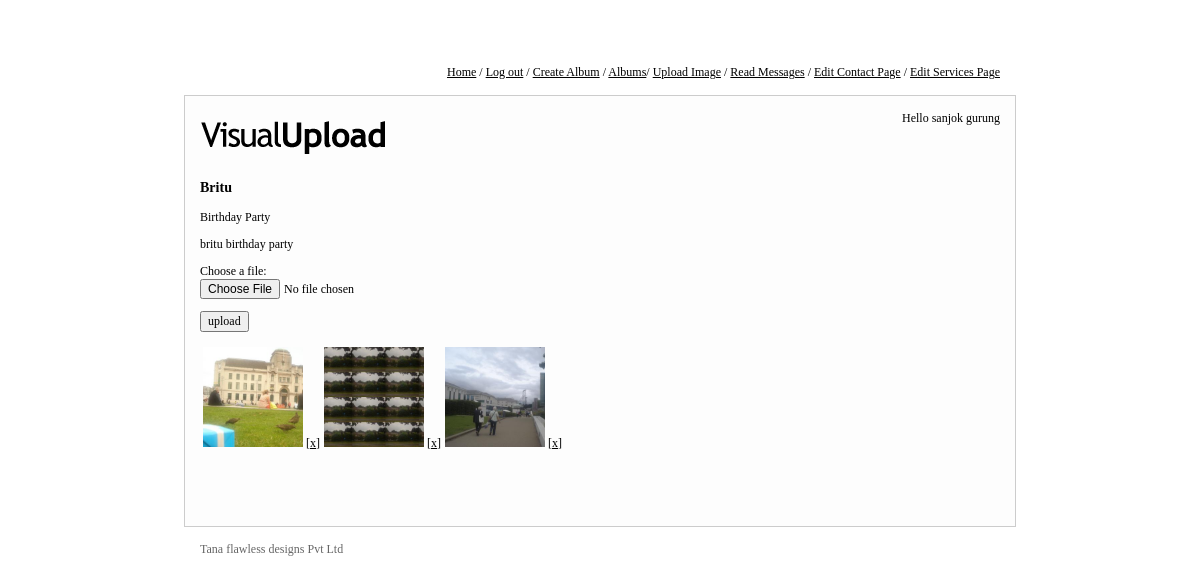
/admin/view_album.php?album_id=25 (signed in), run on the app's committed database.
### tables this page shows
CREATE TABLE IF NOT EXISTS `albums` (
  `album_id` int(11) NOT NULL AUTO_INCREMENT,
  `user_id` int(11) NOT NULL,
  `timestamp` int(11) NOT NULL,
  `name` varchar(55) NOT NULL,
  `description` text NOT NULL,
  `event` varchar(255) NOT NULL,
  PRIMARY KEY (`album_id`)
);

CREATE TABLE IF NOT EXISTS `images` (
  `image_id` int(11) NOT NULL AUTO_INCREMENT,
  `user_id` int(11) NOT NULL,
  `album_id` int(11) NOT NULL,
  `timestamp` int(11) NOT NULL,
  `ext` varchar(4) NOT NULL,
  PRIMARY KEY (`image_id`)
);

### admin/func/album.func.php (called while the page is built, shortened)
<?php
function album_data($album_id){
 $album_id = (int)$album_id;
 $args = func_get_args();
 unset($args[0]);
 $fields = '`'.implode('`,`',$args).'`';
 $query = mysql_query("SELECT $fields FROM `albums` WHERE `album_id`=$album_id AND `user_id`=".$_SESSION['user_id']);
 $query_result = mysql_fetch_assoc($query);
     foreach($args as $field){
        $args [$field] = $query_result[$field];
      }
	  return $args;
 }
?>

### admin/func/image.func.php (called while the page is built, shortened)
<?php
function get_images($album_id){
   $album_id = (int)$album_id;
   $images = array();
   $image_query = mysql_query("SELECT `image_id`, `album_id`,`timestamp`,`ext` FROM `images` WHERE `album_id`=$album_id AND `user_id`=".$_SESSION['user_id']);
   while($images_row = mysql_fetch_assoc($image_query)){
         $images[] = array(
		    'id' =>   $images_row['image_id'],
		    'album'=>  $images_row['album_id'],
		    'timestamp'=> $images_row['timestamp'],
		    'ext' =>  $images_row['ext']
		 );
   }
     return $images;
   }
?>

### admin/view_album.php (the view, shortened to what this page needs)
<?php
include 'template/header.php';
   $album_id = $_GET['album_id'];
   $album_data = album_data($album_id, 'name','description','event');
   echo '<h3>',$album_data['name'],'</h3>',$album_data['event'],'<p>',$album_data['description'],'</p>';
   $images = get_images($album_id);
   if(empty($images)){
       echo 'There are no images in this album';
    ?>
	    <form action="" method="post" enctype="multipart/form-data">
	    <p><br><input type="file" name ="image"></p>
		  <p><input type="submit" value="upload"></p>
	 </form>
	<?php
   }else{?>
      <form action="" method="post" enctype="multipart/form-data">
	    <p>Choose a file:<br><input type="file" name ="image"></p>
		  <p><input type="submit" value="upload"></p>
	 </form>
	 <?php
      echo '<table>';
    foreach($images as $image){
	  echo '
	    <td>
	  <a href="./uploads/',$image['album'],'/',$image['id'],'.',$image['ext'],'"><img src="./uploads/thumbs/'.$image['album'],'/', $image['id'],'.',$image['ext'],'" title="Uploaded',date(' D M Y/h:i',$image['timestamp']),'"alt="" height="100px" width="100px"/></a>  [<a href="delete_image.php?image_id=',$image['id'],'">x</a>]
	    </td>
	  ';
	}echo'</table>';
  }
include 'template/footer.php';
?>

### admin/css/style.css (style rules this page uses)
body { background:#fff; font-family:Georgia; font-size:12px; margin-top:50px; }
a { color:#000000; }
input { font-family:Georgia; font-size:12px; color:#000000; }

### data on the page
albums: name "Britu", event "Birthday Party", description "britu birthday party"
images: shows a picture
images: shows a picture
images: shows a picture

### other printed values
$user_data['name'] "sanjok gurung"
